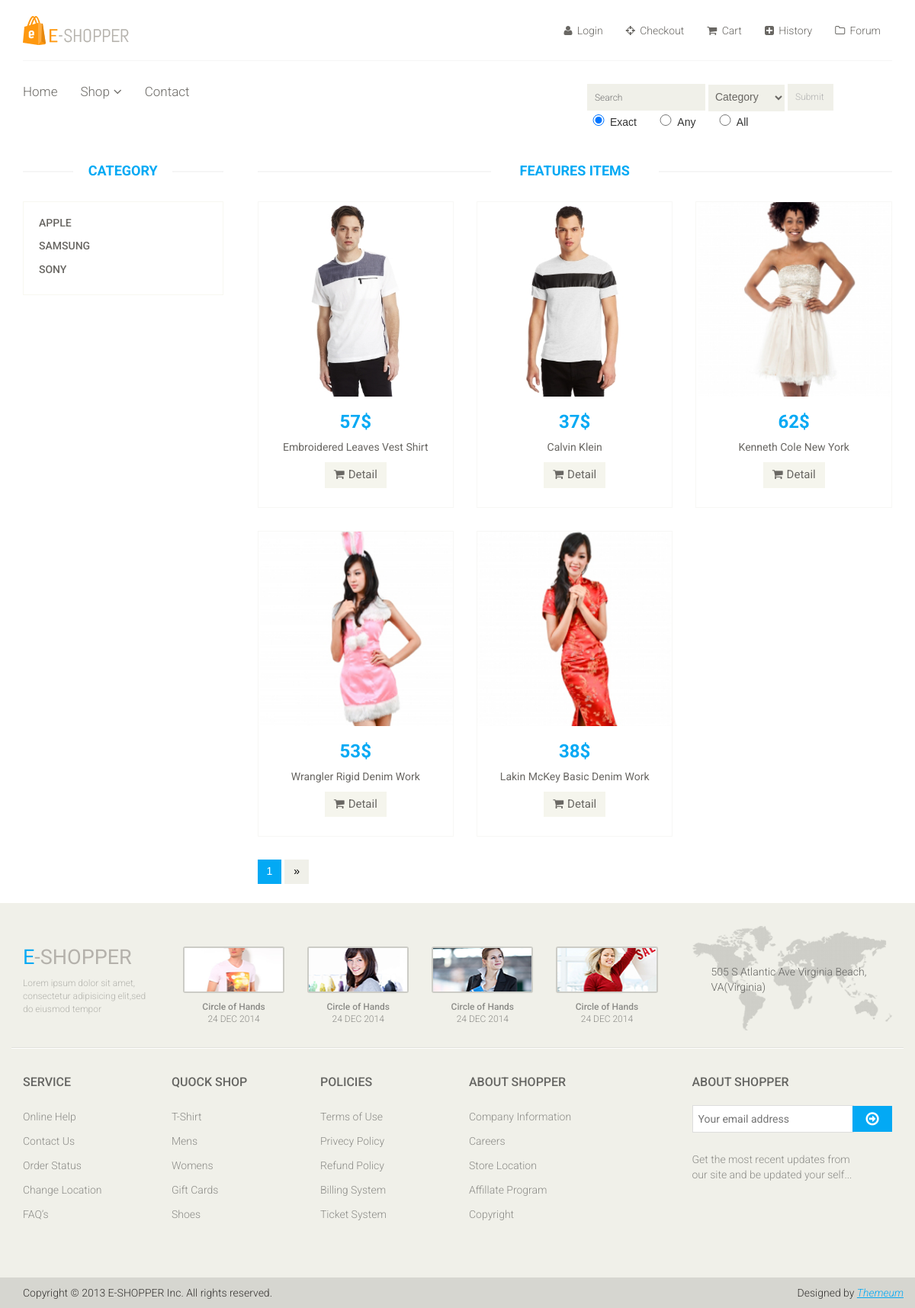
Screenshot of /shop.php?cat=Sony&i=1 with the database file from the repository.
### tables this page shows
CREATE TABLE IF NOT EXISTS `category` (
  `ID` int(11) NOT NULL,
  `Name` varchar(15) NOT NULL
);

CREATE TABLE IF NOT EXISTS `item` (
  `ID` int(11) NOT NULL,
  `Name` varchar(45) DEFAULT NULL,
  `price` int(11) DEFAULT NULL,
  `image` varchar(100) DEFAULT NULL,
  `category` varchar(15) NOT NULL,
  `Detail` varchar(1000) NOT NULL
);

### shop.php (the view, shortened to what this page needs)
<?php
        include("header.php");
?>
<body>
	<section>
		<div class='container'>
			<div class='row'>
				<?php
                    include("sidebar.php");
                ?>
				<div class='col-sm-9 padding-right'>
					<div class='features_items'>
						<h2 class='title text-center'>Features Items</h2>
						<?php
							$cat = $_REQUEST["cat"];
							if ($cat == "All")
								$sel=mysql_query("select * from item");
							else
								$sel=mysql_query("select * from item where category = '$cat'");
							$arrlength = mysql_numrows($sel);
							$imax = 1;
							if($arrlength% 9==0)
							{
								$imax = $arrlength/12;
							}
							else
							{
								$imax = ($arrlength - $arrlength%12)/12 + 1;
							}
							$ci = $_REQUEST["i"];
							for($x = ($ci-1)*9 ; $x < $arrlength and $x < $ci*9; $x++) {
								echo "
							   <div class='col-sm-4'>
									<div class='product-image-wrapper'>
										<div class='single-products'>
												<div class='productinfo text-center'>
                                                    <a href='product-details.php?index=".mysql_result($sel,$x,"ID")."' >
													   <img src=".mysql_result($sel,$x,"image")." alt='' />
													</a>
                                                    <h2>".mysql_result($sel,$x,"price")."$</h2>
													<p>".mysql_result($sel,$x,"Name")."</p>
													<a href='product-details.php?index=".mysql_result($sel,$x,"ID")."' class='btn btn-default add-to-cart'><i class='fa fa-shopping-cart'></i>Detail</a>
												</div>
										</div>
									</div>
								</div>";
							}
                        ?>
						</div>
						<?php
						echo "<div><ul class='pagination'>";
                        for($i = 1; $i<= $imax; $i++ )
                        {
                            if($ci==$i)
                            {
                                echo "<li class='active'><a href='?cat=".$cat."&i=".$i."'>".$i."</a></li>";
                            }
                            else
                            {
                                echo "<li><a href='?cat=".$cat."&i=".$i."''>".$i."</a></li>";
                            }
                        }
                        if($ci >= $imax)
                        {
                            echo "<li><a href='?cat=".$cat."&i=".$imax."''>&raquo;</a></li>";
                        }
                        else
                        {
                            echo "<li><a href='?cat=".$cat."&i=".($ci+1)."''>&raquo;</a></li>";
                        }
						echo "</ul></div>";
                        ?>
				</div>
			</div>
		</div>
	</section>
</body>
<?php
	include("footer.php");
?>

### sidebar.php (shortened to what this page needs)
<div class='col-sm-3'>
	<div class='left-sidebar'>
		<h2>Category</h2>
		<div class='panel-group category-products' id='accordian'>
			<?php
				$sel = mysql_query("select * from category");
				while($arr=mysql_fetch_array($sel))
				{
					$name = $arr["Name"];
					echo "
						<div class='panel panel-default'>
							<div class='panel-heading'>
								<h4 class='panel-title'><a href='shop.php?cat=$name&i=1'>$name</a></h4>
							</div>
						</div>
					";
				}
			?>
		</div>
	</div>
</div>

### css/main.css (style rules this page uses)
body { font-family: 'Tahoma', sans-serif; background:; position: relative; font-weight:400px; }
ul li { list-style: none; }
a { -webkit-transition: 300ms; -moz-transition: 300ms; -o-transition: 300ms; transition: 300ms; }
h1, h2, h3, h4, h5, h6 { font-family: 'Roboto', sans-serif; }
.category-products { border: 1px solid #F7F7F0; margin-bottom: 35px; padding-bottom: 20px; padding-top: 15px; }
.left-sidebar h2, .brands_products h2 { color: #03a9f4; font-family: 'Roboto', sans-serif; font-size: 18px; font-weight: 700; margin: 0 auto 30px; text-align: center; text-transform: uppercase; position: relative; z-index:3; }
.left-sidebar h2:after, h2.title:after { content: " "; position: absolute; border: 1px solid #f5f5f5; bottom:8px; left: 0; width: 100%; height: 0; z-index: -2; }
.left-sidebar h2:before { content: " "; position: absolute; background: #fff; bottom: -6px; width: 130px; height: 30px; z-index: -1; left: 50%; margin-left: -65px; }
h2.title:before { content: " "; position: absolute; background: #fff; bottom: -6px; width: 220px; height: 30px; z-index: -1; left: 50%; margin-left: -110px; }
.category-products .panel { background-color: #FFFFFF; border: 0px; border-radius: 0px; box-shadow:none; margin-bottom: 0px; }
.category-products .panel-default .panel-heading { background-color: #FFFFFF; border: 0 none; color: #FFFFFF; padding: 5px 20px; }
.category-products .panel-default .panel-heading .panel-title a { color: #696763; font-family: 'Roboto', sans-serif; font-size: 14px; text-decoration: none; text-transform: uppercase; }
.padding-right { padding-right: 0; }
.features_items { overflow:hidden; }
h2.title { color: #03a9f4; font-family: 'Roboto', sans-serif; font-size: 18px; font-weight: 700; margin: 0 15px; text-transform: uppercase; margin-bottom: 30px; position: relative; }
.product-image-wrapper { border:1px solid #F7F7F5; overflow: hidden; margin-bottom:30px; }
.single-products { position: relative; }
.productinfo h2 { color: #03a9f4; font-family: 'Roboto', sans-serif; font-size: 24px; font-weight: 700; }
.productinfo p { font-family: 'Roboto', sans-serif; font-size: 14px; font-weight: 400; color: #696763; }
.productinfo img { width: 100%; height: 255px; }
.productinfo { position:relative; }
.add-to-cart { background:#F5F5ED; border: 0 none; border-radius: 0; color: #696763; font-family: 'Roboto', sans-serif; font-size: 15px; margin-bottom: 25px; }
.add-to-cart i { margin-right:5px; }
.pagination { display: inline-block; margin-bottom: 25px; margin-top: 0; padding-left: 15px; }
.pagination li:first-child a, .pagination li:first-child span { border-bottom-left-radius: 0; border-top-left-radius: 0; margin-left: 0; }
.pagination li:last-child a, .pagination li:last-child span { border-bottom-right-radius: 0; border-top-right-radius: 0; }
.pagination .active a, .pagination .active span, .pagination .active a:hover, .pagination .active span:hover, .pagination .active a:focus, .pagination .active span:focus { background-color: #03a9f4; border-color: #03a9f4; color: #FFFFFF; cursor: default; z-index: 2; }
.pagination li a, .pagination li span { background-color: #f0f0e9; border: 0; float: left; line-height: 1.42857; margin-left: -1px; padding: 6px 12px; position: relative; text-decoration: none; margin-right: 5px; color:#000; }

### rows the page displays
category: Name "APPLE"
category: Name "SAMSUNG"
category: Name "SONY"
item: image (picture), price "57", Name "Embroidered Leaves Vest Shirt"
item: image (picture), price "37", Name "Calvin Klein"
item: image (picture), price "62", Name "Kenneth Cole New York"
item: image (picture), price "53", Name "Wrangler Rigid Denim Work"
item: image (picture), price "38", Name "Lakin McKey Basic Denim Work"
